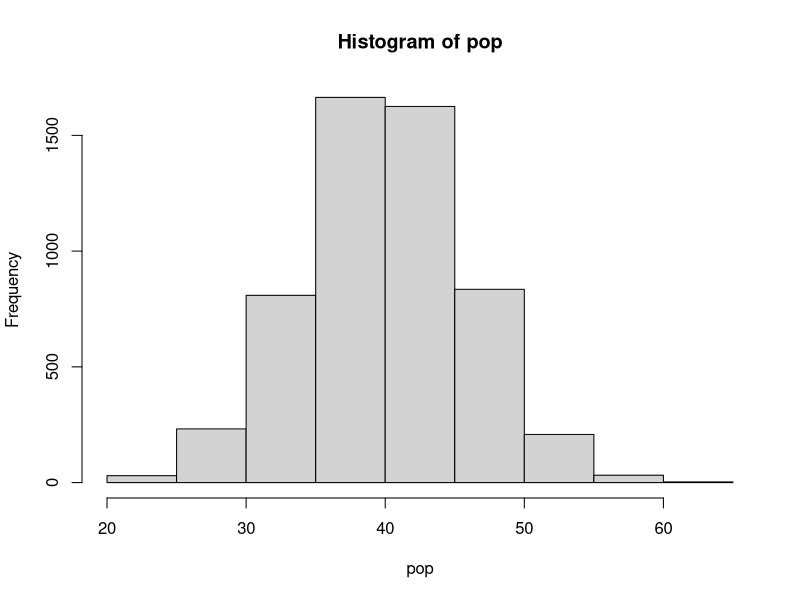
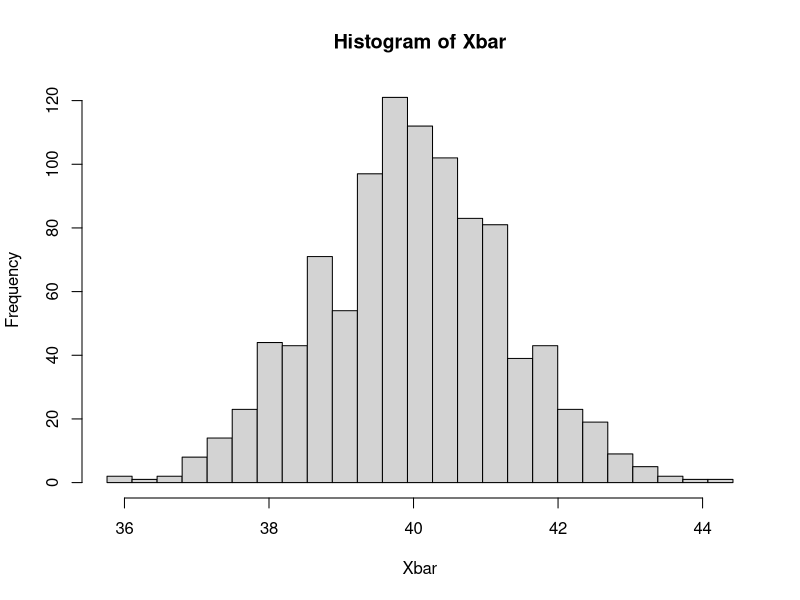
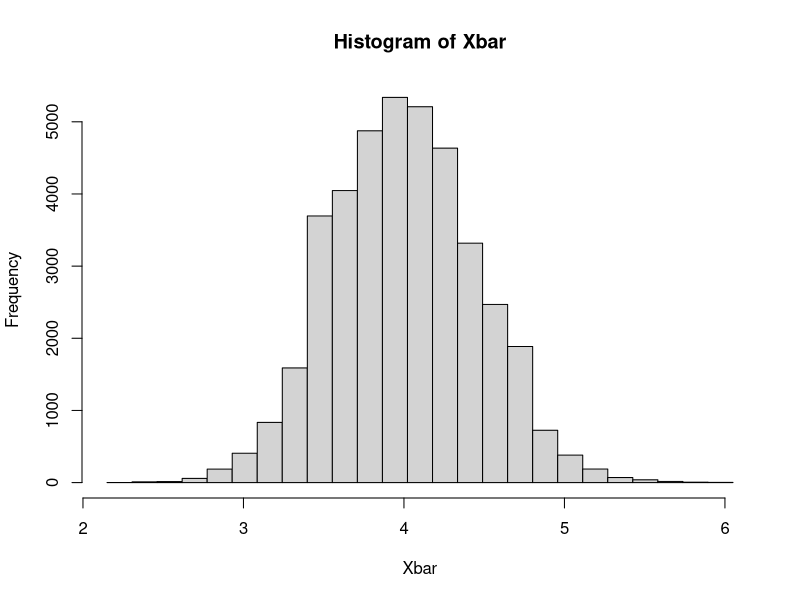

Here is the R script that generated these plots, in order:
## ---- chunk 1
knitr::opts_chunk$set(echo = TRUE)
## ---- chunk 2
set.seed(123)
pop <- rnorm(n=5438, mean=40, sd=6)
hist(pop) 
## ---- chunk 3
mu <- mean(pop)
sigma <- sqrt(sum((pop - mu)^2)/length(pop)) ## why not just use sd()?
mu
sigma
## ---- chunk 4
set.seed(NULL)
SnorkSample1 <- sample(pop, size=20)
SnorkSample1 ## see the sizes we have measured!
## ---- chunk 5
mean(SnorkSample1)
sd(SnorkSample1)

## ---- chunk 6
Xbar <- rep(NA, 1000) # set up a vector of 1000 NAs

for (i in 1:1000){ 
	Xbar[i]<- mean(sample(pop, size=20))} 


mean(Xbar)
sd(Xbar)

## ---- chunk 7
hist(Xbar, breaks=seq(min(Xbar),max(Xbar),length.out=26))
## ---- chunk 8
 Xbar <- rep(NA, 40000) # set up a vector of 40000 NAs
 # calculate mean of a sample of 100 observations of Poisson random variable with # mean=4; repeat over 40000 times, i.e., take 40000 samples of Xbar
for (i in 1:40000){ 
     Xbar[i]<- mean(rpois(n=20, lambda=4))}
 hist(Xbar, breaks=seq(min(Xbar),max(Xbar),length.out=26))
#obtain histogram
